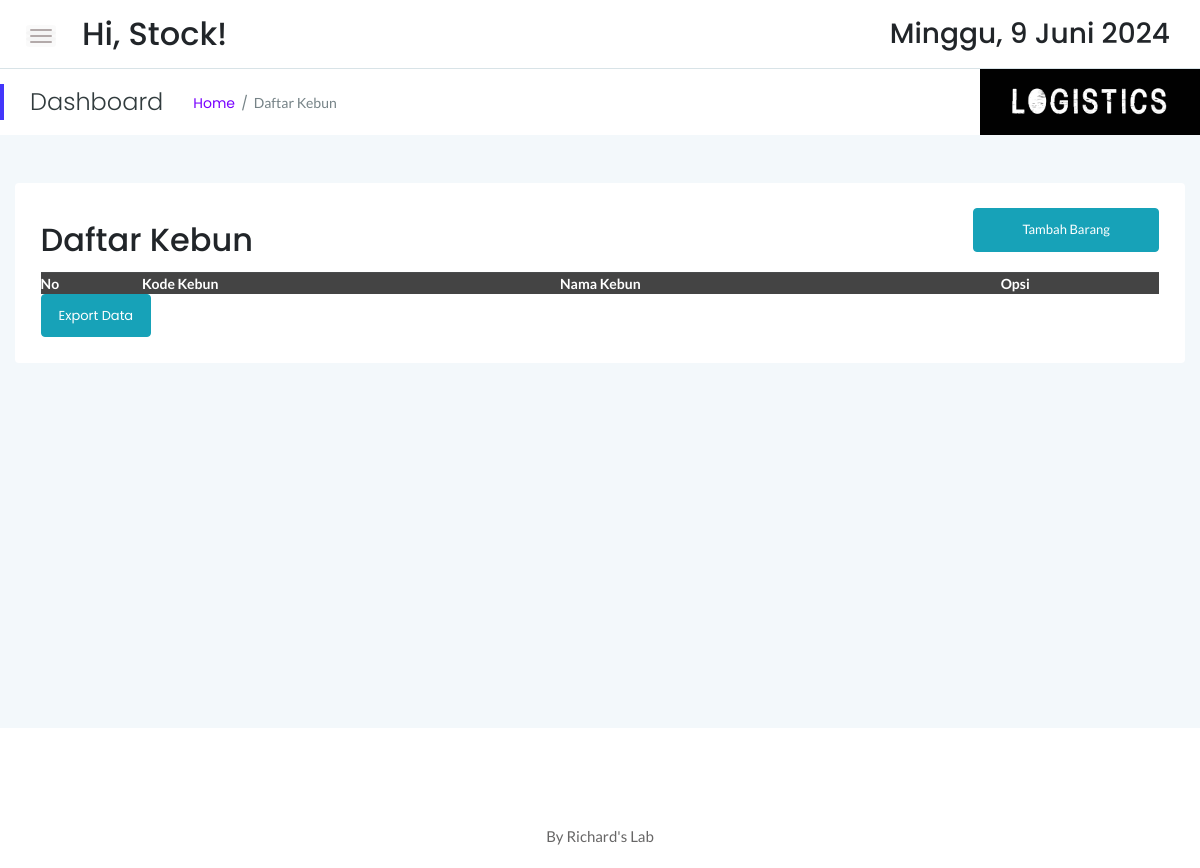
Before: /stock/stock.php (signed in) with the older database file.
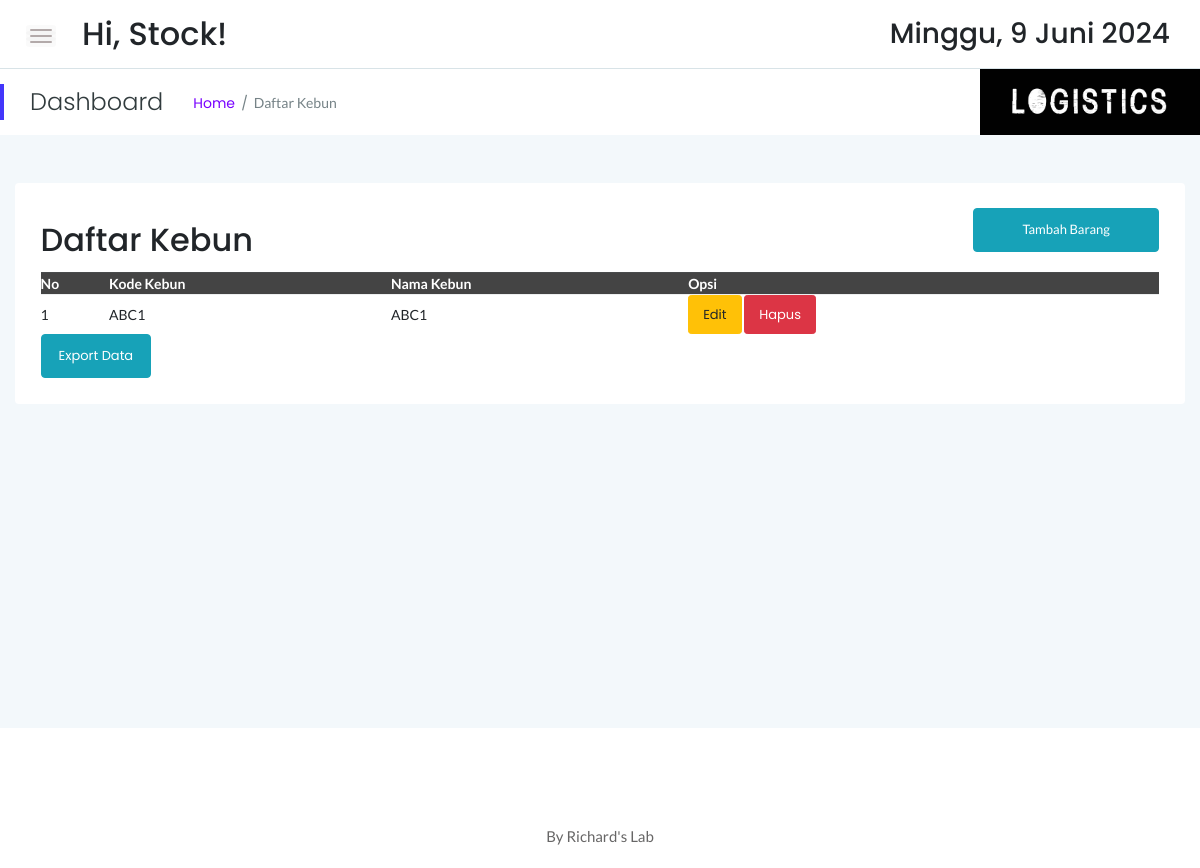
After: the same page with the newer database file.
### tables this page shows
CREATE TABLE `tbl_kebun` (
  `id` int(11) NOT NULL,
  `kode_kebun` varchar(50) NOT NULL,
  `nama_kebun` varchar(100) NOT NULL
);

### stock/stock.php (the view, shortened to what the changed rows need)
<!doctype html>
<html class="no-js" lang="en">
<?php
include '../dbconnect.php';
?>
<head>
    <link rel="stylesheet" href="assets/css/bootstrap.min.css">
    <link rel="stylesheet" href="assets/css/font-awesome.min.css">
    <link rel="stylesheet" href="assets/css/themify-icons.css">
    <link rel="stylesheet" href="assets/css/metisMenu.css">
    <link rel="stylesheet" href="assets/css/owl.carousel.min.css">
    <link rel="stylesheet" href="assets/css/slicknav.min.css">
    <link rel="stylesheet" href="https://www.amcharts.com/lib/3/plugins/export/export.css" type="text/css" media="all" />
    <link rel="stylesheet" type="text/css" href="https://cdn.datatables.net/1.10.19/css/jquery.dataTables.min.css">
    <link rel="stylesheet" type="text/css" href="https://cdn.datatables.net/1.10.19/css/jquery.dataTables.css">
    <link rel="stylesheet" type="text/css" href="https://cdn.datatables.net/1.10.18/css/dataTables.bootstrap4.min.css">
    <link rel="stylesheet" type="text/css" href="https://cdn.datatables.net/responsive/2.2.3/css/responsive.bootstrap.min.css">
    <link rel="stylesheet" type="text/css" href="https://cdn.datatables.net/responsive/2.2.3/css/responsive.jqueryui.min.css">
    <link rel="stylesheet" type="text/css" href="https://cdn.datatables.net/buttons/1.5.2/css/buttons.dataTables.min.css">
    <link rel="stylesheet" href="assets/css/typography.css">
    <link rel="stylesheet" href="assets/css/default-css.css">
    <link rel="stylesheet" href="assets/css/styles.css">
    <link rel="stylesheet" href="assets/css/responsive.css">
</head>
<body>
    <div class="page-container">
        <div class="main-content">
            <div class="header-area">
                <div class="row align-items-center">
                    <div class="col-md-6 col-sm-8 clearfix">
                        <div class="search-box pull-left">
                            <form action="#">
                                <h2>Hi, <?= $_SESSION['user']; ?>!</h2>
                            </form>
                        </div>
                    </div>
                </div>
            </div>
            <div class="main-content-inner">
                <div class="row mt-5 mb-5">
                    <div class="col-12">
                        <div class="card">
                            <div class="card-body">
                                <div class="d-sm-flex justify-content-between align-items-center">
                                    <h2>Daftar Kebun</h2>
                                </div>
                                <div class="data-tables datatable-dark">
                                    <table id="dataTable3" class="display" style="width:100%">
                                        <thead class="thead-dark">
                                            <tr>
                                                <th>No</th>
                                                <th>Kode Kebun</th>
                                                <th>Nama Kebun</th>
                                                <th>Opsi</th>
                                            </tr>
                                        </thead>
                                        <tbody>
                                            <?php
                                            $kebuns = mysqli_query($conn, "SELECT * FROM tbl_kebun ORDER BY nama_kebun ASC");
                                            $no = 1;
                                            while ($p = mysqli_fetch_array($kebuns)) {
                                                $id = $p['id'];
                                                $kode_kebun = $p['kode_kebun'];
                                                $nama_kebun = $p['nama_kebun'];
                                            ?>
                                                <tr>
                                                    <td><?php echo $no++; ?></td>
                                                    <td><?php echo $kode_kebun; ?></td>
                                                    <td><?php echo $nama_kebun; ?></td>
                                                    <td>
                                                        <a href="#edit<?= $id; ?>" data-toggle="modal" class="btn btn-warning btn-sm">Edit</a>
                                                        <a href="#del<?= $id; ?>" data-toggle="modal" class="btn btn-danger btn-sm">Hapus</a>
                                                    </td>
                                                </tr>
                                            <?php
                                            }
                                            ?>
                                        </tbody>
                                    </table>
                                </div>
                            </div>
                        </div>
                    </div>
                </div>
            </div>
        </div>
    </div>
</body>
</html>

Changed rows visible on the page:
added tbl_kebun: kode_kebun "ABC1", nama_kebun "ABC1"
